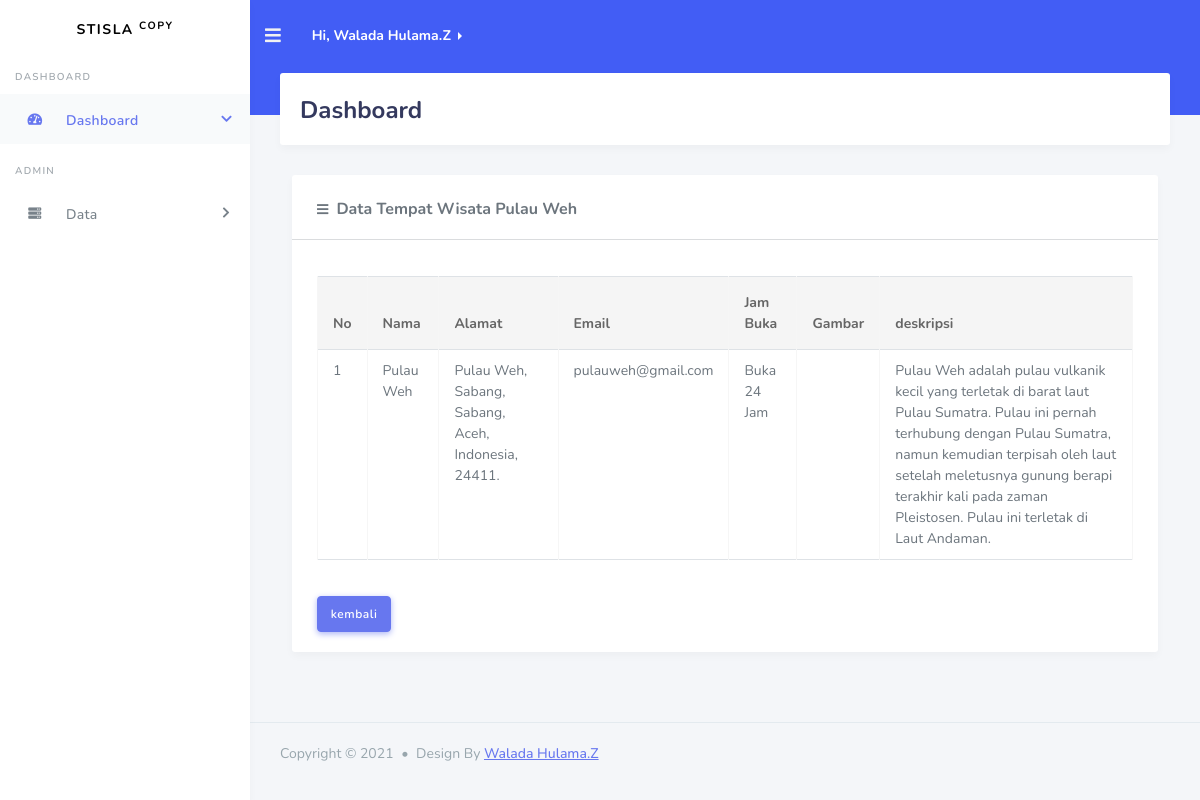
Page /admin/detail.php?id=7 on the committed database.
### tables this page shows
CREATE TABLE `wisata` (
  `id` int(11) NOT NULL,
  `nama` varchar(225) NOT NULL,
  `alamat` longtext NOT NULL,
  `email` varchar(225) NOT NULL,
  `jam_buka` varchar(225) NOT NULL,
  `img` varchar(225) NOT NULL,
  `deskripsi` longtext NOT NULL
);

### koneksi.php (called while the page is built)
<?php
$server = "localhost";
$user = "root";
$password = "";
$database  = "db_ujipraktek";
$conn = mysqli_connect($server, $user, $password, $database);
function query($query)
{
    global $conn;
    $result = mysqli_query($conn, $query);
    $data = [];
    while ($isi = mysqli_fetch_assoc($result)) {
        $data[] = $isi;
    }
    return $data;
}
?>

### admin/detail.php (the view, shortened to what this page needs)
<?php
require '../koneksi.php';
$id = $_GET['id'];
$wisata = query("SELECT * FROM wisata WHERE id = $id")[0];
?>
<!DOCTYPE html>
<html lang="en">
<head>
  <link href="https://cdn.jsdelivr.net/npm/bootstrap@5.0.0-beta3/dist/css/bootstrap.min.css" rel="stylesheet">
  <link rel="stylesheet" href="https://use.fontawesome.com/releases/v5.7.2/css/all.css">
  <link href="https://cdn.jsdelivr.net/npm/bootstrap@5.0.0-beta2/dist/css/bootstrap.min.css" rel="stylesheet">
  <link rel="stylesheet" href="../template/summernote/dist/summernote-bs4.css">
  <link rel="stylesheet" href="../template/css/style.css">
  <link rel="stylesheet" href="../template/css/components.css">
</head>
<body>
  <div id="app">
    <div class="main-wrapper">
      <div class="navbar-bg"></div>
      <nav class="navbar navbar-expand-lg main-navbar">
        <form class="form-inline">
          <ul class="navbar-nav me-3">
            <li><a href="#" data-toggle="sidebar" class="nav-link nav-link-lg"><i class="fas fa-bars"></i></a></li>
          </ul>
        </form>
        <div class="dropdown dropend">
          <a style="text-decoration: none; font-size: 14px;" class=" fw-bold dropdown-toggle text-white" type="button" id="dropdownMenu2" data-bs-toggle="dropdown" aria-expanded="false">
            Hi, Walada Hulama.Z
          </a>
        </div>
      </nav>
      <div class="main-sidebar">
        <aside id="sidebar-wrapper">
          <div class="sidebar-brand">
            <a href="index.html">Stisla <sup>Copy</sup></a>
          </div>
          <ul class="sidebar-menu">
              <li class="menu-header">Dashboard</li>
              <li class="nav-item dropdown active">
                <a href="#" class="nav-link has-dropdown"><i class="fas fa-tachometer-alt"></i><span>Dashboard</span></a>
              </li>
              <li class="menu-header">Admin</li>
              <li class="nav-item dropdown">
                <a href="#" class="nav-link has-dropdown" data-toggle="dropdown"><i class="fas fa-server"></i><span>Data</span></a>
              </li>
        </aside>
      </div>
      <div class="main-content">
        <section class="section">
          <div class="section-header">
            <h1>Dashboard</h1>
          </div>
          <div class="container-fluid">
            <div class="card">
                <div class="card-body">
                  <h6 class="card-title"><i class="fas fa-bars me-2 mt-2"></i>Data Tempat Wisata <?= $wisata['nama'] ?></h6>
                </div><hr style="margin-top: -8px;">
                <div class="card-body">
                  <div class="table-responsive">
                    <table class="table table-bordered table-md table-hover">
                      <thead>
                        <tr>
                          <th>No</th>
                          <th>Nama</th>
                          <th>Alamat</th>
                          <th>Email</th>
                          <th>Jam Buka</th>
                          <th>Gambar</th>
                          <th>deskripsi</th>
                        </tr>
                      </thead>
                      <tbody>
                        <tr>
                          <td><?= 1 ?></td>
                          <td><?= $wisata['nama'] ?></td>
                          <td><?= $wisata['alamat'] ?></td>
                          <td><?= $wisata['email'] ?></td>
                          <td><?= $wisata['jam_buka'] ?></td>
                          <td><img src="<?= $wisata['img'] ?>" width="100px" alt=""></td>
                          <td><?= $wisata['deskripsi'] ?></td>
                      </tr>
                      </tbody>
                    </table>
                  </div>
                </div>
                <div class="card-body" style="margin-top: -20px;">
                    <a href="index.php" class="btn btn-primary">kembali</a>
                </div>
              </div>
          </div>
        </section>
      </div>
      <footer class="main-footer">
        <div class="footer-left">
          Copyright &copy; 2021 <div class="bullet"></div> Design By <a href="https://github.com/waladahlmzaqi">Walada Hulama.Z</a>
        </div>
      </footer>
    </div>
  </div>
</body>
</html>

### rows in the picture
wisata: nama "Pulau Weh", alamat "Pulau Weh, Sabang, Sabang, Aceh, Indonesia, 24411.", email "pulauweh@gmail.com", jam_buka "Buka 24 Jam", deskripsi "Pulau Weh adalah pulau vulkanik kecil yang terletak di barat laut Pulau Sumatra. Pulau ini pernah terhubung dengan Pulau Sumatra, namun kemudian terpisah oleh laut setelah meletusnya gunung berapi terakhir kali pada zaman Pleistosen. Pulau ini terletak di Laut Andaman."
